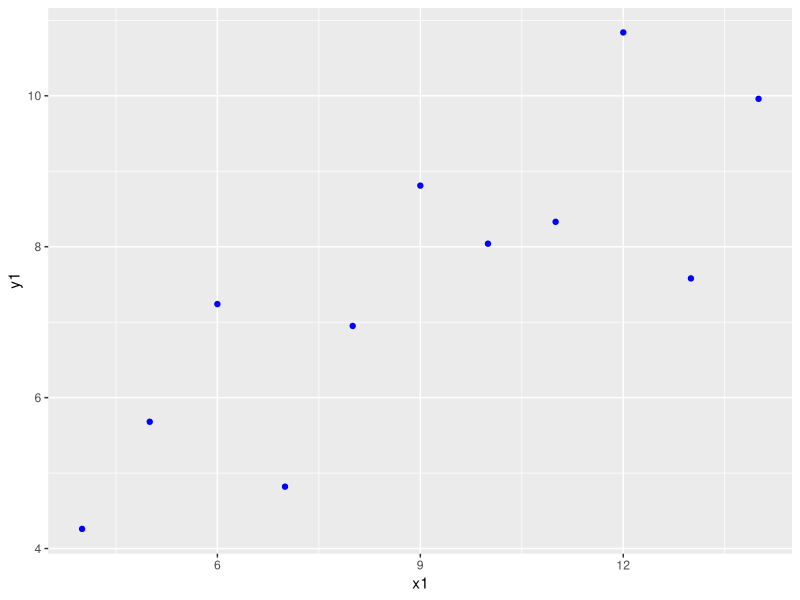
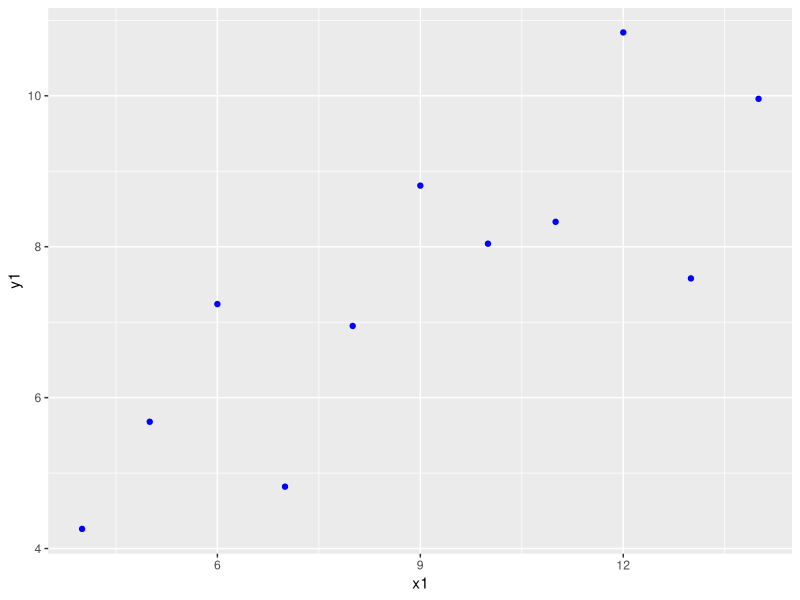
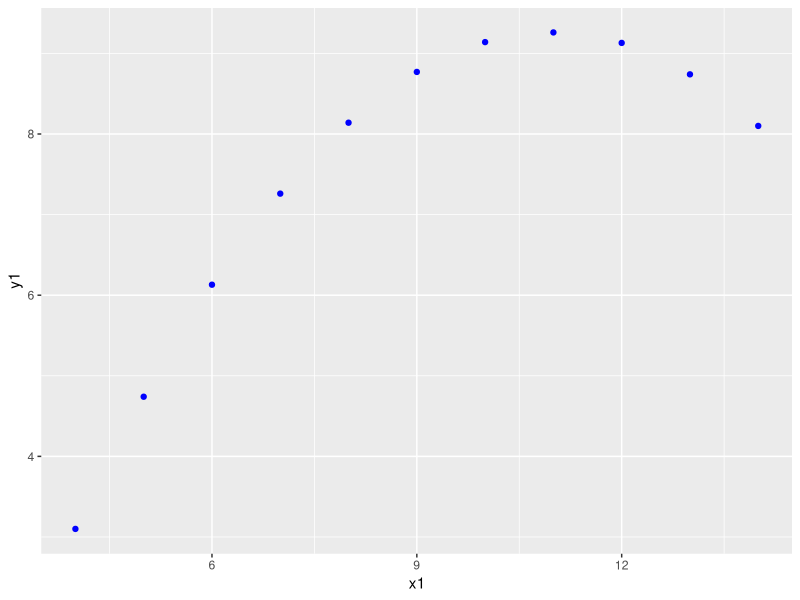
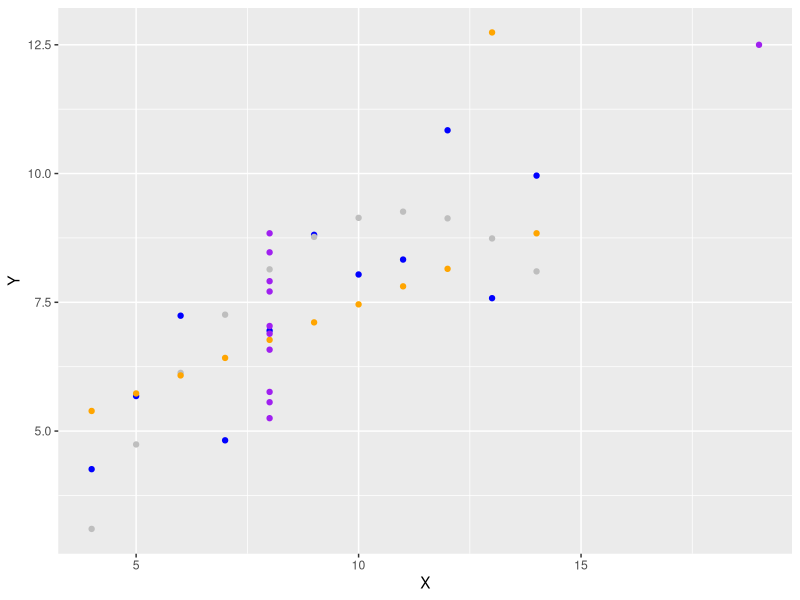
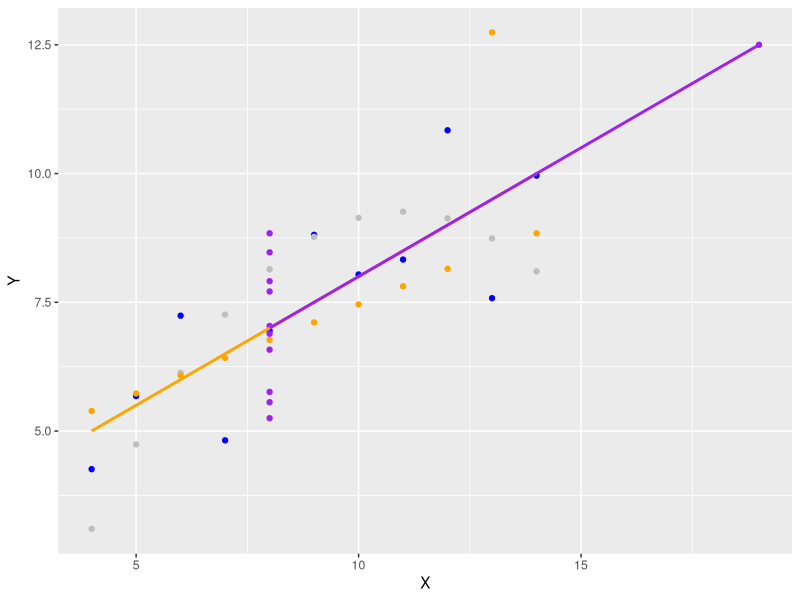
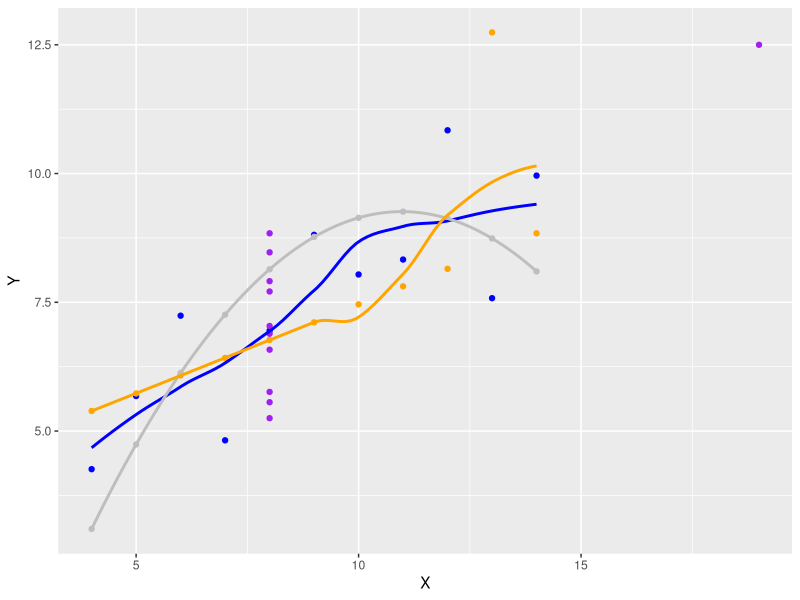
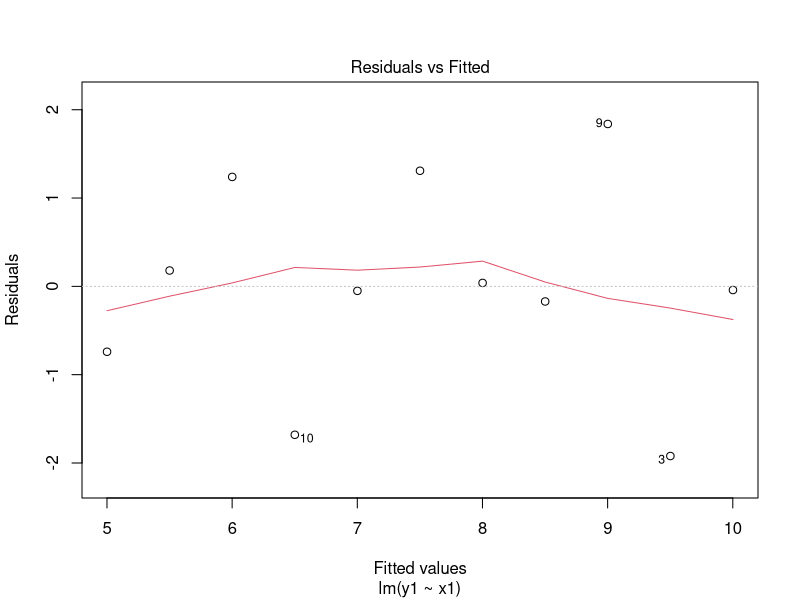
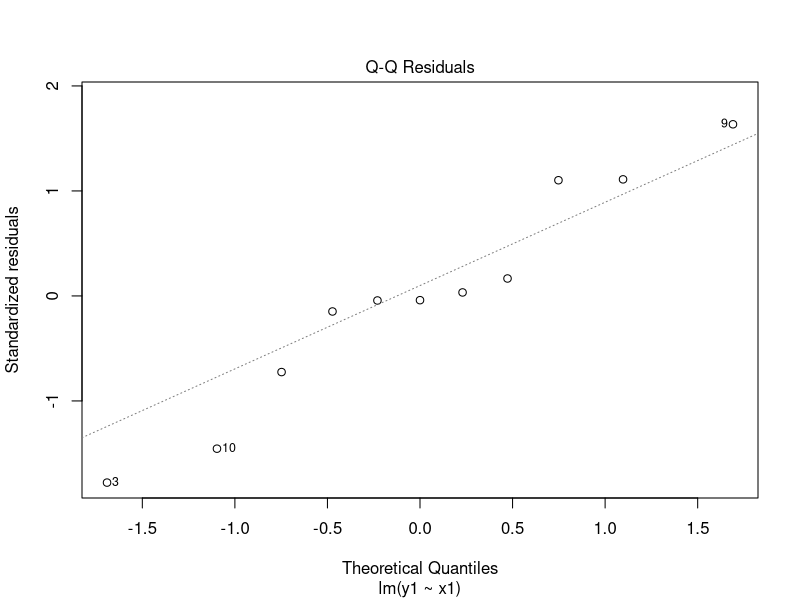

These charts were generated, in order, by the following R code:
## ---- chunk 1
printAnswers <- TRUE
printAnswers2 <- TRUE
## ---- chunk 2
library(dplyr)
library(magrittr)
library(ggplot2)
## ---- chunk 3
fit1 <- anscombe %$%
  lm(y1 ~ x1)
## ---- chunk 4
fit2 <- anscombe %$%
  lm(y2 ~ x2)
fit3 <- anscombe %$%
  lm(y3 ~ x3)
fit4 <- anscombe %$%
  lm(y4 ~ x4)
## ---- chunk 5
output <- data.frame(fit1 = coef(fit1),
                     fit2 = coef(fit2),
                     fit3 = coef(fit3),
                     fit4 = coef(fit4))
row.names(output) <- names(coef(fit1))
## ---- chunk 6
output
## ---- chunk 7
# These estimates are very similar. 
## ---- chunk 8
anscombe %>%
  ggplot(aes(x = x1, y = y1)) + 
  geom_point(color = "blue")
## ---- chunk 9
anscombe %>%
  ggplot() + 
  geom_point(aes(x = x1, y = y1), color = "blue")
## ---- chunk 10
anscombe %>%
  ggplot(aes(x = x1, y = y1)) + 
  geom_point(aes(x = x2, y = y2), color = "blue")
## ---- chunk 11
gg <- anscombe %>%
  ggplot() + 
  geom_point(aes(x = x1, y = y1), color = "blue") + 
  geom_point(aes(x = x2, y = y2), color = "gray") + 
  geom_point(aes(x = x3, y = y3), color = "orange") + 
  geom_point(aes(x = x4, y = y4), color = "purple") +
  ylab("Y") + xlab("X")

gg
## ---- chunk 12
gg + # take the plot under #5 as the starting point 
  geom_smooth(aes(x = x3, y = y3), method = "lm", se = FALSE, color = "orange") + 
  geom_smooth(aes(x = x4, y = y4), method = "lm", se = FALSE, color = "purple")
## ---- chunk 13
gg + # take the plot under #5 as the starting point 
  geom_smooth(aes(x = x1, y = y1), method = "loess", se = FALSE, color = "blue") + 
  geom_smooth(aes(x = x2, y = y2), method = "loess", se = FALSE, color = "grey") +
  geom_smooth(aes(x = x3, y = y3), method = "loess", se = FALSE, color = "orange") 
## ---- chunk 14
plot(fit1)
## ---- chunk 15
#- The data does not follow a linear trend, the deviation would definitely worry me. 
#- The residuals seem non-normally distributed, especially in the tails from the `Normal Q-Q` plot. 
#- I could not still argue that the residual variance seems more-or-less constant over the level of the fitted values. The residual variance is heteroscedastic.  
#- Case 8 has quite some leverage and a large residual. It's cook's distance is greater than `.5`. 

plot(fit2)
## ---- chunk 16
#- The data follows a perfect linear trend, except for case #3 
#- The residuals seem normally distributed, except for case #3
#- I could not still argue that the residual variance seems more-or-less constant over the level of the fitted values. The residual variance is heteroscedastic. However, if case #3 were omitted, there are no residuals: every point falls perfectly on the regression line. 
#- Case 3 has quite some leverage, but not as large as other cases. Case #3 has the largest residual. It's cook's distance is greater than `1`. 

plot(fit3)
## ---- chunk 17
#- The data follows no trend. You'd be an idiot to perform linear regression on this set. 
#- The residuals seem normally distributed
#- I could not still argue that the residual variance seems more-or-less constant over the level of the fitted values. The residual variance does not exist for fitted values other than 7!
#- Case 8 has a leverage of 1; hence it is omitted from most of the plots. The plot over the remaining points is redundant.  

plot(fit4)
